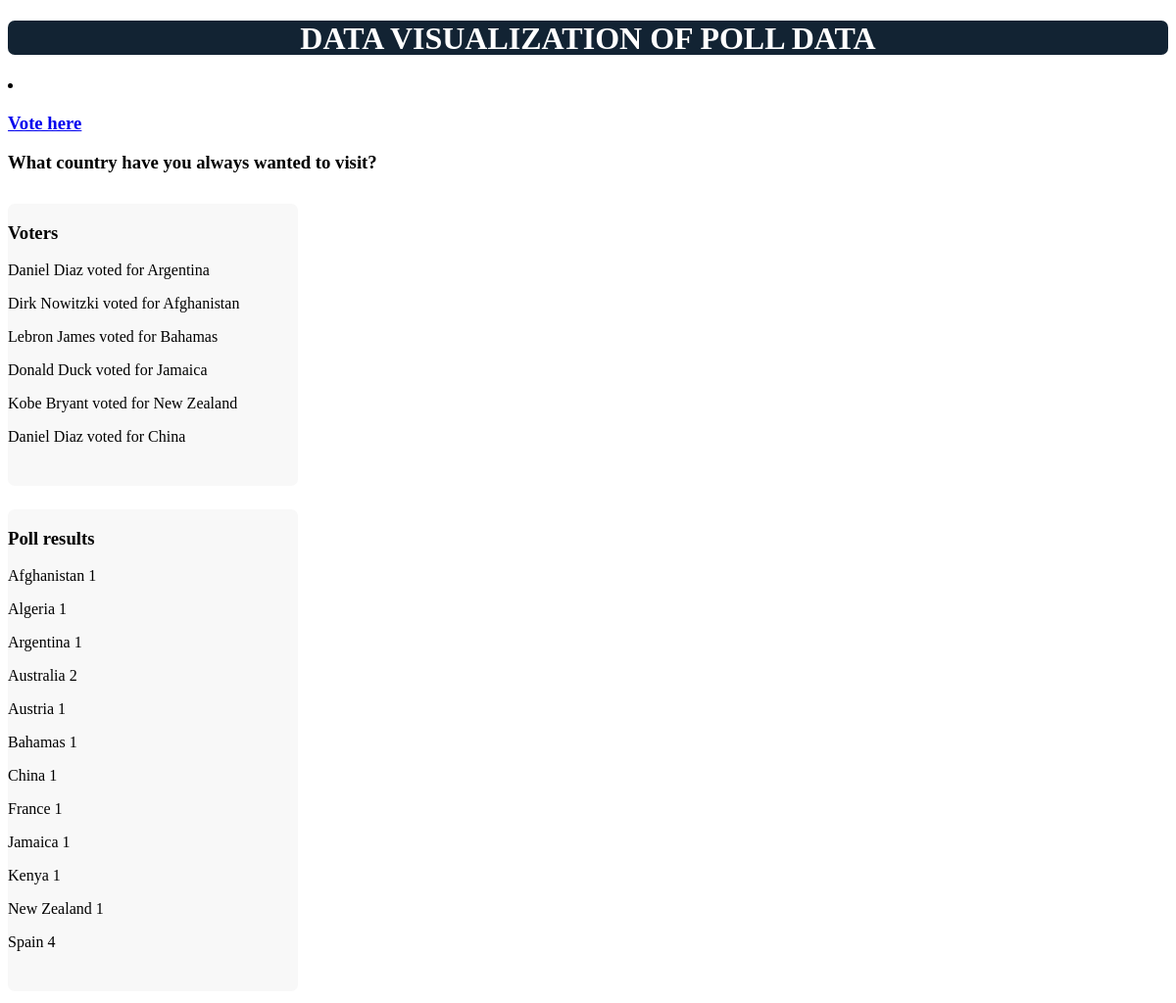
The page /polls/map/ on the database as committed earlier.
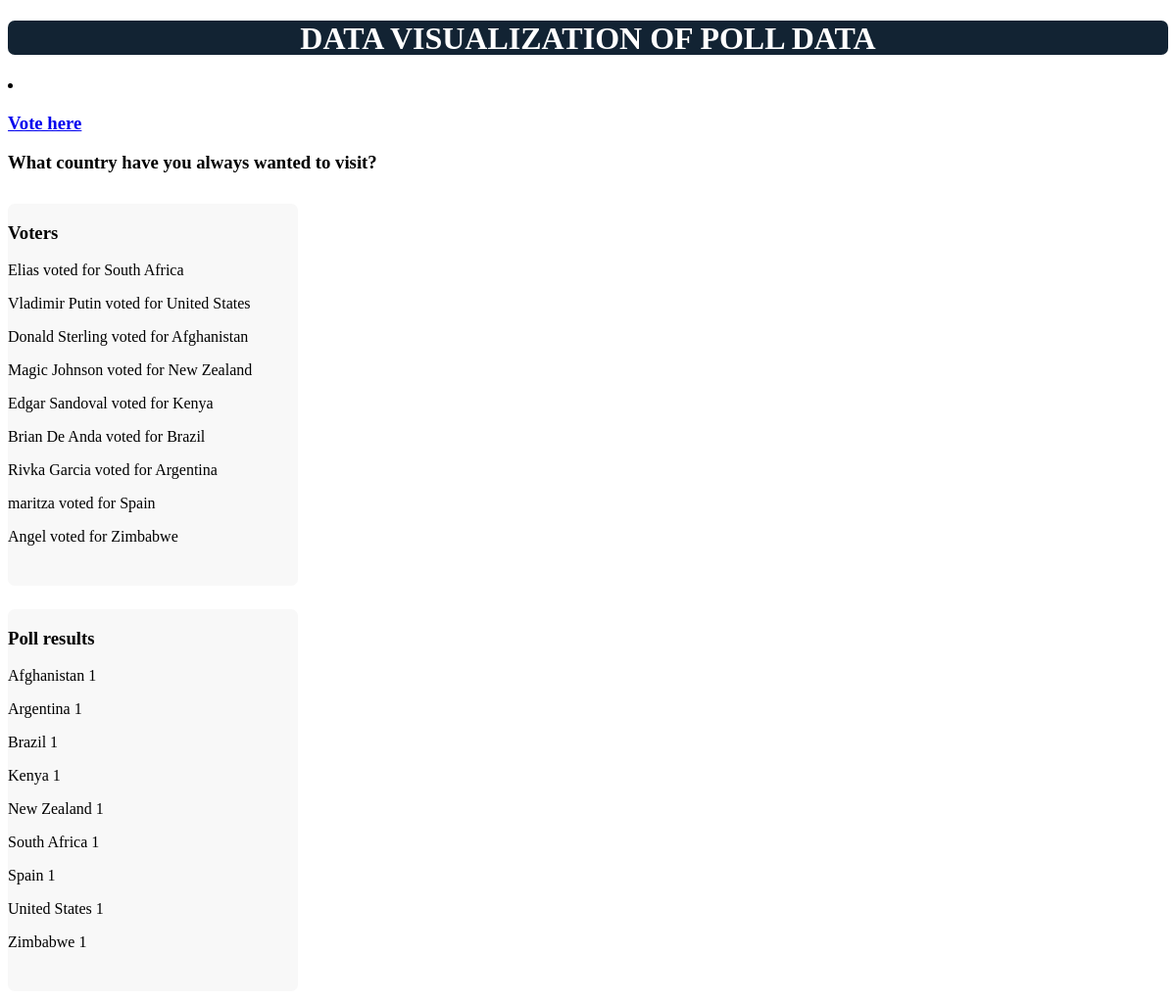
The same page on the database as committed later.
### polls/models.py (models this page shows, shortened)
class Question(models.Model):
    question = models.CharField(max_length=200) #holds the poll question
    pub_date = models.DateTimeField(default=now_time, blank=True) #holds publication date of object

class Name(models.Model):
    vote = models.ForeignKey(Country) #many names to one country (database relationship)
    name = models.CharField(max_length=200) #store name

class Country(models.Model):
    poll = models.ForeignKey(Question) #many countries to one question (database relationship)
    choice_text = models.CharField(max_length=200) #hold name of country
    votes = models.IntegerField(default=0) #hold number of votes for that country
    class Meta:
        ordering = ["poll"]
        verbose_name_plural = "Countries" #for admin page purposes, gets plural of object
    def __unicode__(self):
        return (self.choice_text) #return country name in unicode

### polls/views.py (the view)
def maps(request):
    poll_list = Question.objects.order_by('-pub_date')[:5] #Generate a poll list
    country_list = Country.objects.all() #get all Country objects and store into a list
    name_list = Name.objects.all() #get al the Name objects and store into a list
    context = {'poll_list': poll_list, 'country_list':country_list, 'name_list': name_list,} #context dictionary to use django's template tags in html
    return render(request, 'polls/map.html',context)

### polls/templates/polls/map.html (shortened to what this page needs)
<!DOCTYPE html>
<html>
	<head>
		<link rel="stylesheet" href="/static/polls/poll.css" type="text/css"/>
	</head>
	<body class = "body">
		<header class = "mainHead">
			<h1> DATA VISUALIZATION OF POLL DATA </h1>
		</header>
		{% for poll in poll_list %}
			<li><h3><a href="{% url 'polls:detail' poll.id %}">Vote here</a></h3></li>
		{% endfor %}
		<h3>What country have you always wanted to visit?</h3>
		<aside class="sideInfo">
		<article>
			<h3>Voters</h3>
			{% if name_list %}
				{% for name in name_list %}
					<p> {{name.name}} voted for {{name.vote}} </p>
				{% endfor %}
			{% else %}
				<p>No people have voted yet.</p>
			{% endif %}
		</article>
		</aside>
		<div id = "map-canvas" style="height:700px;width:70%; float: right; padding: 2% 2%;margin: 1% 0% 1% 0%;">
		</div>
		<aside class="sideInfo">
		<article>
			<h3>Poll results</h3>
			{% for country in country_list %}
				{% if country.votes > 0 %}
				<p> {{country.choice_text}} {{country.votes}}</a></p>
				{% endif %}
			{% endfor %}
		</article>
		</aside>
	</body>
</html>

Rows that differ between the two databases and show on the page:
no longer on this page (row edited): Country: choice_text "Algeria", votes "1"
no longer on this page (row edited): Country: choice_text "Australia", votes "2"
no longer on this page (row edited): Country: choice_text "Austria", votes "1"
no longer on this page (row edited): Country: choice_text "Bahamas", votes "1"
no longer on this page (row edited): Country: choice_text "China", votes "1"
no longer on this page (row edited): Country: choice_text "France", votes "1"
no longer on this page (row edited): Country: choice_text "Jamaica", votes "1"
changed Name: name "Daniel Diaz" → "Elias"; vote "Argentina" → "South Africa"
changed Name: name "Dirk Nowitzki" → "Vladimir Putin"; vote "Afghanistan" → "United States"
changed Name: name "Lebron James" → "Donald Sterling"; vote "Bahamas" → "Afghanistan"
changed Name: name "Donald Duck" → "Magic Johnson"; vote "Jamaica" → "New Zealand"
changed Name: name "Kobe Bryant" → "Edgar Sandoval"; vote "New Zealand" → "Kenya"
changed Name: name "Daniel Diaz" → "Brian De Anda"; vote "China" → "Brazil"
added Name: name "Rivka Garcia", vote "Argentina"
added Name: name "maritza", vote "Spain"
added Name: name "Angel", vote "Zimbabwe"
now on this page (row edited): Country: choice_text "Brazil", votes "1"
now on this page (row edited): Country: choice_text "South Africa", votes "1"
changed Country "Spain": votes "4" → "1"
now on this page (row edited): Country: choice_text "United States", votes "1"
now on this page (row edited): Country: choice_text "Zimbabwe", votes "1"
